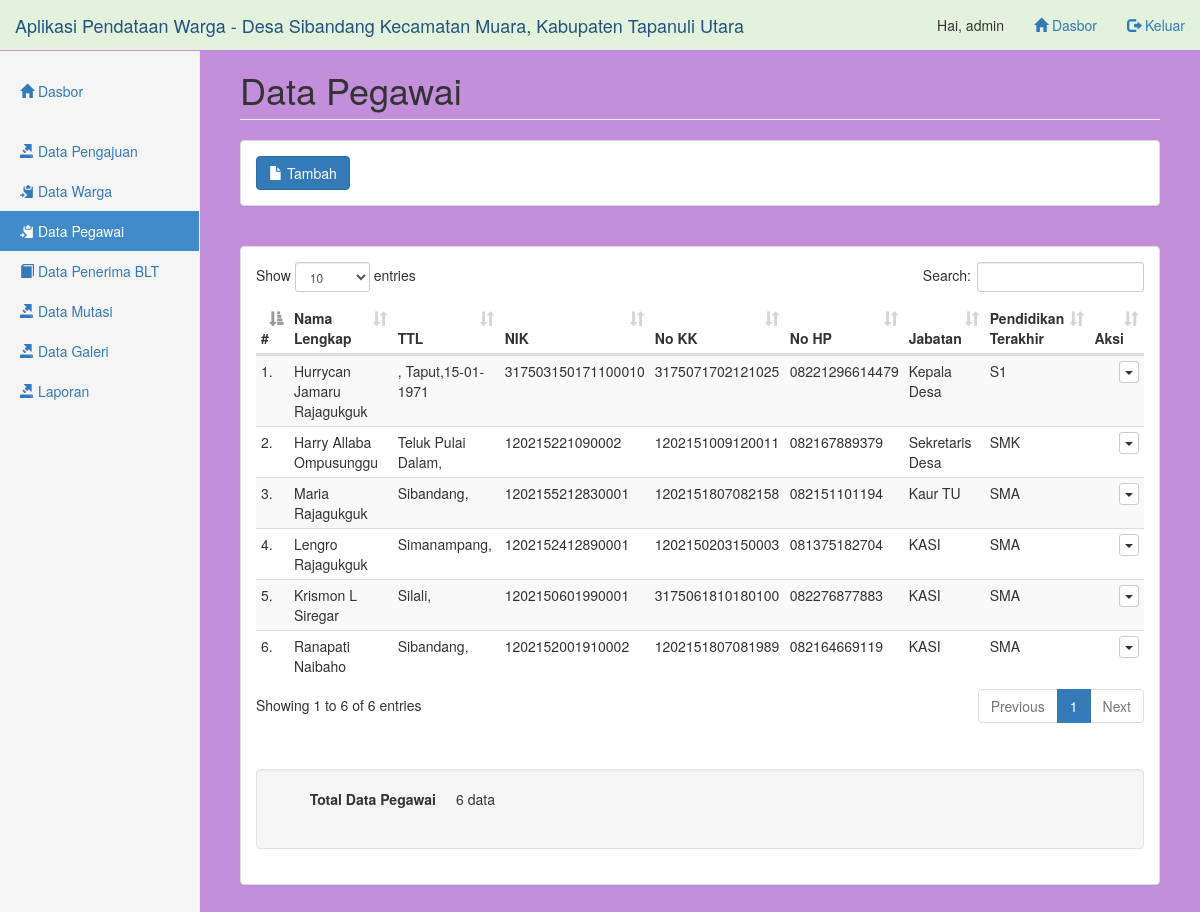
The page /pages/pegawai/index.php (signed in) on the database its author committed.
### tables this page shows
CREATE TABLE `data_pegawai` (
  `id` int NOT NULL,
  `nama` varchar(255) NOT NULL,
  `ttl` varchar(255) NOT NULL,
  `nik` varchar(100) NOT NULL,
  `no_kk` varchar(100) NOT NULL,
  `no_hp` varchar(30) NOT NULL,
  `jabatan` varchar(255) NOT NULL,
  `pendidikan_terakhir` varchar(255) NOT NULL
);

### pages/pegawai/data-index.php (called while the page is built)
<?php
include('../../config/koneksi.php');
$query = "SELECT * FROM data_pegawai";
$hasil = mysqli_query($db, $query);
$pegawai = array();
while ($row = mysqli_fetch_assoc($hasil)) {
  $pegawai[] = $row;
}
$query_jumlah_data = "SELECT COUNT(*) AS total FROM data_pegawai ";
$hasil_jumlah_data = mysqli_query($db, $query_jumlah_data);
$jumlah_data = mysqli_fetch_assoc($hasil_jumlah_data);

### pages/pegawai/index.php (the view, shortened to what this page needs)
<?php include('../_partials/top.php') ?>
<h1 class="page-header">Data Pegawai</h1>
<?php include('_partials/menu.php') ?>
<?php include('data-index.php') ?>
<div class="panel panel-default">
  <div class="panel-body">
    <table class="table table-striped table-condensed table-hover" id="datatable">
      <thead>
        <tr>
          <th>#</th>
          <th>Nama Lengkap</th>
          <th>TTL</th>
          <th>NIK</th>
          <th>No KK</th>
          <th>No HP</th>
          <th>Jabatan</th>
          <th>Pendidikan Terakhir</th>
          <th>Aksi</th>
        </tr>
      </thead>
      <tbody>
        <?php $nomor = 1; ?>
        <?php foreach ($pegawai as $p) : ?>
          <tr>
            <td><?php echo $nomor++ ?>.</td>
            <td><?php echo $p['nama'] ?></td>
            <td><?php echo $p['ttl'] ?></td>
            <td><?php echo $p['nik'] ?></td>
            <td><?php echo $p['no_kk'] ?></td>
            <td><?php echo $p['no_hp'] ?></td>
            <td><?php echo $p['jabatan'] ?></td>
            <td><?php echo $p['pendidikan_terakhir'] ?></td>
            <td>
              <div class="btn-group pull-right">
                <button type="button" class="btn btn-default btn-xs dropdown-toggle" data-toggle="dropdown" aria-expanded="true">
                  <span class="caret"></span>
                </button>
              </div>
            </td>
          </tr>
        <?php endforeach ?>
      </tbody>
    </table>
    <br><br>
    <div class="well">
      <dl class="dl-horizontal">
        <dt>Total Data Pegawai</dt>
        <dd><?php echo $jumlah_data['total'] ?> data</dd>
      </dl>
    </div>
    <?php include('../_partials/bottom.php') ?>

### assets/css/dashboard.css (style rules this page uses)
body { padding-top: 50px; }
.main .page-header { margin-top: 0; }

### rows shown on the page
data_pegawai: nama "Hurrycan Jamaru Rajagukguk", ttl ", Taput,15-01-1971", nik "317503150171100010", no_kk "3175071702121025", no_hp "08221296614479", jabatan "Kepala Desa", pendidikan_terakhir "S1"
data_pegawai: nama "Harry Allaba Ompusunggu", ttl "Teluk Pulai Dalam,", nik "120215221090002", no_kk "1202151009120011", no_hp "082167889379", jabatan "Sekretaris Desa", pendidikan_terakhir "SMK"
data_pegawai: nama "Maria Rajagukguk", ttl "Sibandang,", nik "1202155212830001", no_kk "1202151807082158", no_hp "082151101194", jabatan "Kaur TU", pendidikan_terakhir "SMA"
data_pegawai: nama "Lengro Rajagukguk", ttl "Simanampang,", nik "1202152412890001", no_kk "1202150203150003", no_hp "081375182704", jabatan "KASI", pendidikan_terakhir "SMA"
data_pegawai: nama "Krismon L Siregar", ttl "Silali,", nik "1202150601990001", no_kk "3175061810180100", no_hp "082276877883", jabatan "KASI", pendidikan_terakhir "SMA"
data_pegawai: nama "Ranapati Naibaho", ttl "Sibandang,", nik "1202152001910002", no_kk "1202151807081989", no_hp "082164669119", jabatan "KASI", pendidikan_terakhir "SMA"

### other values the page prints
$_SESSION['user']['nama_user'] "admin"
$jumlah_data['total'] "6"
